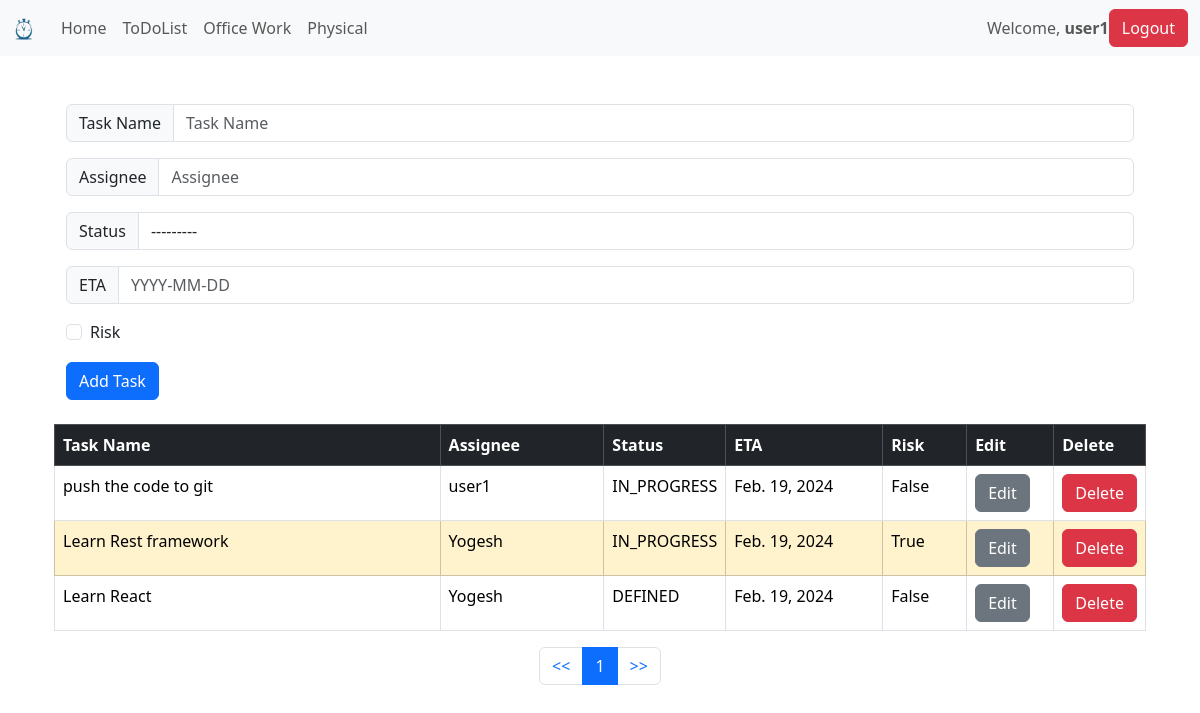
The page /ToDoList/ (signed in) on the database its author committed.
### ToDoListApp/models.py (models this page shows, shortened)
class ToDoList(models.Model):
    manage = models.ForeignKey(User, on_delete=models.CASCADE, default=None)
    task = models.CharField(max_length=300)
    status_type = models.TextChoices("status_type", "TO_DO DEFINED IN_PROGRESS COMPLETED")
    status = models.CharField(blank=True, choices=status_type, max_length=20,default='TO_DO')
    assignee = models.CharField(max_length=300)
    ETA = models.DateField()
    risk_flag = models.BooleanField(default=False)
    class Meta:
        ordering = ['id']

### ToDoListApp/views.py (the view)
# urls.py: path('',views.todolist,name='ToDoList' ),
@login_required
def todolist(request):
    if request.method =="POST":
        form = ToDoListForm(request.POST or None)
        if form.is_valid:
            instance=form.save(commit=False)
            instance.manage=request.user
            instance.save()
        messages.success(request,("New Task Added!"))
        return redirect('ToDoList')
    else:
        tasks = ToDoList.objects.filter(manage=request.user)
        paginator =Paginator(tasks,5)
        page=request.GET.get('pg')
        tasks=paginator.get_page(page)
        context = {'welcome_text':'welcome to to do list',"tasks":tasks}
        return render(request,'ToDoList.html',context)

### ToDoListApp/templates/ToDoList.html (shortened to what this page needs)
{% extends "base.html" %}
{% block  content %}
<div class = 'container'>
    <div class = 'container'>
    <br>
    <form method="POST">
        <div class="input-group mb-3">
          <span class="input-group-text" id="basic-addon1">Task Name</span>
          <input type="text" class="form-control" placeholder="Task Name"aria-describedby="basic-addon1" name="task">
        </div>
        <div class="input-group mb-3">
            <span class="input-group-text" id="basic-addon1">Assignee</span>
            <input type="text" class="form-control" placeholder="Assignee"aria-describedby="basic-addon1" name="assignee">
        </div>
        <div class="input-group mb-3">
            <span class="input-group-text" id="id_status">Status</span>
            <select name="status" id="id_status" class="form-control" name ="status">
                <option value="" selected="">---------</option>
            </select>
        </div>
        <div class="input-group mb-3">
            <span class="input-group-text" id="basic-addon1">ETA</span>
            <input type="text" class="form-control" placeholder="YYYY-MM-DD" aria-describedby="basic-addon1" name="ETA">
        </div>
        <div class="input-group mb-3">
            <div class="form-check">
                <input class="form-check-input" type="checkbox" id="defaultCheck1" name="risk_flag">
                <label class="form-check-label" for="defaultCheck1">Risk</label>
            </div>
        </div>
        <button type="submit" class="btn btn-primary">Add Task</button>
      </form>
    </div>
      <br>
    <table class="table table-bordered">
        <thead class="table-dark">
          <tr>
            <th class="col-3">Task Name</th>
            <th class="col-2">Assignee</th>
            <th class="col-1">Status</th>
            <th class="col-2">ETA</th>
            <th class="col-1">Risk</th>
            <th class="col-1">Edit</th>
            <th class="col-1">Delete</th>
          </tr>
        </thead>
        {% if tasks%}
          <tbody>
            {% for obj in tasks %}
              {% if obj.risk_flag %}
                  <tr class="table-warning">
              {%elif obj.status == 'COMPLETED'%}
                  <tr class="table-success">
              {%else%}
                  <tr>
              {% endif %}
                      <td class="col-5">{{obj.task}}</td>
                      <td class="col-2">{{obj.assignee}}</td>
                      <td class="col-1">{{obj.status}}</td>
                      <td class="col-2">{{obj.ETA}}</td>
                      <td class="col-1">{{obj.risk_flag}}</td>
                      <td class="col-1"><a href="{% url 'edit_task' obj.id %}"><button type="button" class="btn btn-secondary">Edit</button></a></td>
                      <td class="col-1"><a href="{% url 'delete_task' obj.id %}"><button type="button" class="btn btn-danger" data-bs-toggle="modal" data-bs-target="#deleteConfirmationModal">
                        Delete
                      </button>
                    </a></td>
                  </tr>
            {% endfor %}
          </tbody>
          {% endif %}
      </table>
      <nav aria-label="Page navigation example">
        <ul class="pagination justify-content-center">
          <li class="page-item"><a class="page-link" href="?pg=1"><<</a></li>
          <li class="page-item"><a class="page-link page-item active">{{tasks.number}}</a></li>
          <li class="page-item"><a class="page-link" href="?pg={{tasks.paginator.num_pages}}">>></a></li>
        </ul>
      </nav>
</div>
{% endblock content %}

### templates/base.html (shortened to what this page needs)
{% load static %}
<!doctype html>
<html lang="en">
  <head>
    </head>
    <body>
    <link href="https://cdn.jsdelivr.net/npm/bootstrap@5.3.2/dist/css/bootstrap.min.css" rel="stylesheet">
    <nav class="navbar navbar-expand-lg navbar-light bg-light">
        <div class="container-fluid">
          <a class="navbar-brand" href="{% url 'index' %}"><img src ="{% static 'images/logo.png' %}" alt="ToDoList" style="width: 25px; height: auto;"></a>
          <div class="collapse navbar-collapse" id="navbarNavAltMarkup">
            <div class="navbar-nav">
              <a class="nav-link" aria-current="page" href="{% url 'index' %}">Home</a>
              <a class="nav-link" aria-current="page" href="{% url 'ToDoList' %}">ToDoList</a>
              <a class="nav-link" href="{% url 'office' %}">Office Work</a>
              <a class="nav-link" href="{% url 'physical' %}">Physical</a>
            </div>
          </div>
          {% if user.is_authenticated %}
          <span class="navbar-text">
              Welcome, <strong>{{user.username}}</strong>
          </span>
          <a href ={% url 'logout'%}>
            <button class="btn btn-danger mr-2" type="submit">Logout</button>
          </a>
          {% endif %}
        </div>
      </nav>
</head>
  <body>
    <div class='container'>
        <br>
        {%block content %}
        {% endblock content %}
        <br>
    </div>
  </body>
</html>

### templates/base.html (style rules this page uses)
body, html { margin: 0; padding: 0; height: 100%; }

### rows shown on the page
ToDoList: task "push the code to git", assignee "user1", status "IN_PROGRESS", ETA "Feb. 19, 2024", risk_flag "False"
ToDoList: task "Learn Rest framework", assignee "Yogesh", status "IN_PROGRESS", ETA "Feb. 19, 2024", risk_flag "True"
ToDoList: task "Learn React", assignee "Yogesh", status "DEFINED", ETA "Feb. 19, 2024", risk_flag "False"

### other values the page prints
{{ user.username }} "user1"
{{ tasks.number }} "1"
